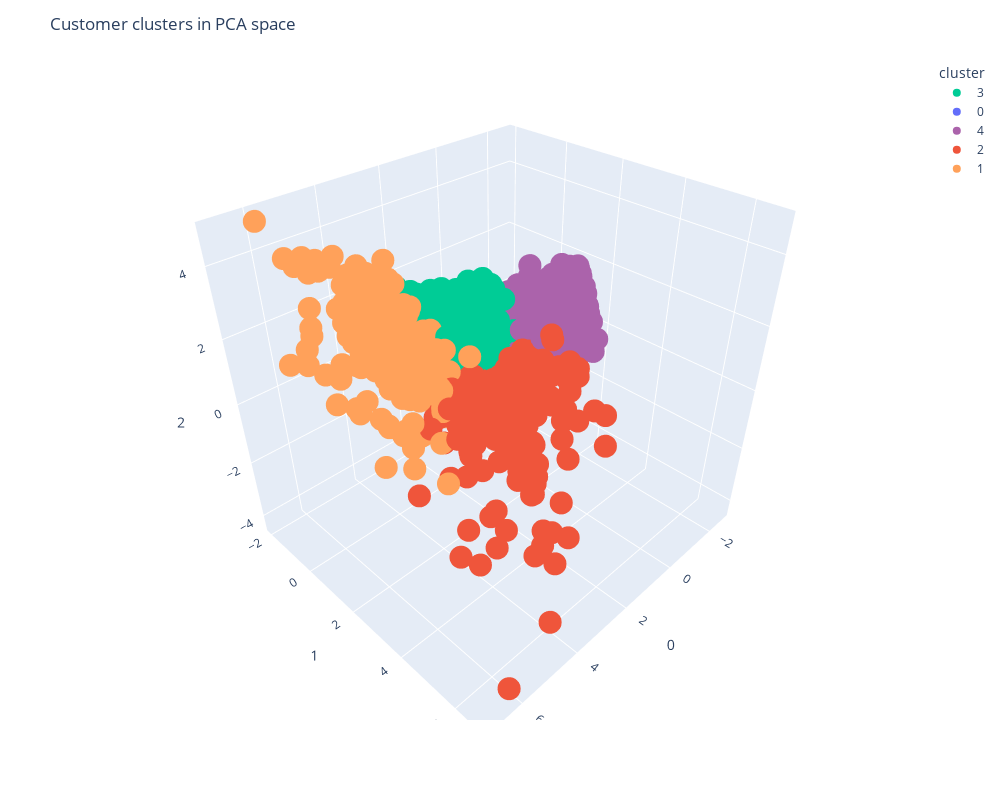

The notebook cell saved with this chart:
### Markdown cell above
#### Visualise these 5 clusters on PCA scatter plot, use first 3 PCA for visualisation purpose

### Code cell
import plotly.express as px
fig = px.scatter_3d(pca_customer_data, x=0, y=1, z=2, color='cluster', color_discrete_map=clusterColours)
fig.update_layout(title='Customer clusters in PCA space', width=1000, height=800)
fig.show()

### Figure 1 — Plotly figure (JSON) as saved in the notebook; plotly's stock layout.template omitted (floating-point values rounded to 4 significant figures; data arrays with more than 128 entries replaced by an {"elided": "..."} marker saying what was removed)
{"data": [{"hovertemplate": "cluster=3<br>0=%{x}<br>1=%{y}<br>2=%{z}<extra></extra>", "legendgroup": "3", "marker": {"color": "#00CC96", "symbol": "circle"}, "mode": "markers", "name": "3", "scene": "scene", "showlegend": true, "type": "scatter3d", "x": {"elided": "846 float values"}, "y": {"elided": "846 float values"}, "z": {"elided": "846 float values"}}, {"hovertemplate": "cluster=0<br>0=%{x}<br>1=%{y}<br>2=%{z}<extra></extra>", "legendgroup": "0", "marker": {"color": "#636EFA", "symbol": "circle"}, "mode": "markers", "name": "0", "scene": "scene", "showlegend": true, "type": "scatter3d", "x": {"elided": "1827 float values"}, "y": {"elided": "1827 float values"}, "z": {"elided": "1827 float values"}}, {"hovertemplate": "cluster=4<br>0=%{x}<br>1=%{y}<br>2=%{z}<extra></extra>", "legendgroup": "4", "marker": {"color": "#AB63AB", "symbol": "circle"}, "mode": "markers", "name": "4", "scene": "scene", "showlegend": true, "type": "scatter3d", "x": {"elided": "931 float values"}, "y": {"elided": "931 float values"}, "z": {"elided": "931 float values"}}, {"hovertemplate": "cluster=2<br>0=%{x}<br>1=%{y}<br>2=%{z}<extra></extra>", "legendgroup": "2", "marker": {"color": "#EF553B", "symbol": "circle"}, "mode": "markers", "name": "2", "scene": "scene", "showlegend": true, "type": "scatter3d", "x": {"elided": "257 float values"}, "y": {"elided": "257 float values"}, "z": {"elided": "257 float values"}}, {"hovertemplate": "cluster=1<br>0=%{x}<br>1=%{y}<br>2=%{z}<extra></extra>", "legendgroup": "1", "marker": {"color": "#FFA15A", "symbol": "circle"}, "mode": "markers", "name": "1", "scene": "scene", "showlegend": true, "type": "scatter3d", "x": {"elided": "237 float values"}, "y": {"elided": "237 float values"}, "z": {"elided": "237 float values"}}], "layout": {"height": 800, "legend": {"title": {"text": "cluster"}, "tracegroupgap": 0}, "margin": {"t": 60}, "scene": {"domain": {"x": [0, 1], "y": [0, 1]}, "xaxis": {"title": {"text": "0"}}, "yaxis": {"title": {"text": "1"}}, "zaxis": {"title": {"text": "2"}}}, "title": {"text": "Customer clusters in PCA space"}, "width": 1000}}
